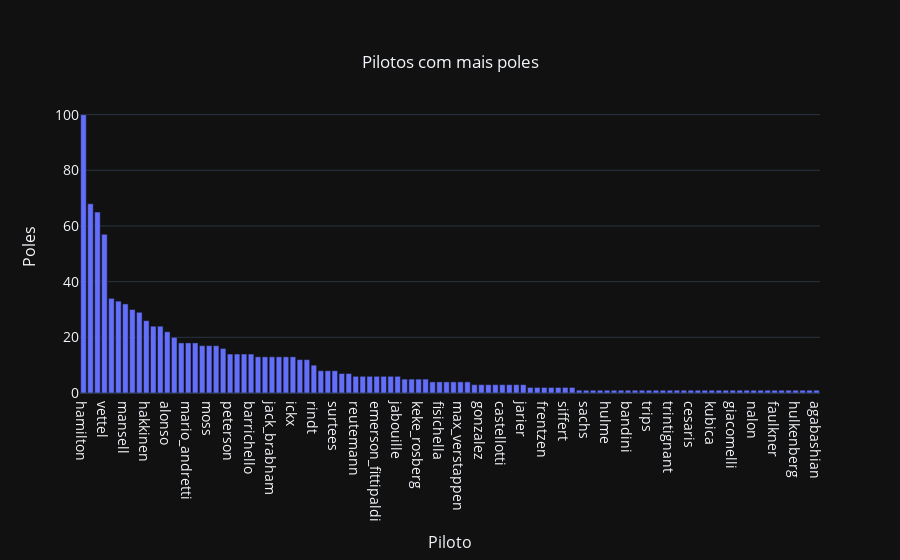

Here is the notebook cell this chart was saved with:
### Code cell
fig = go.Figure(data=[go.Bar(
    x=piloto_pole['ref_piloto'],
    y=piloto_pole['grid'],
    hovertext = piloto_pole['nacionalidade']
)])
fig.update_layout(title={
        'text': "Pilotos com mais poles",
        'y':0.9,
        'x':0.5,
        'xanchor': 'center',
        'yanchor': 'top'}, 
                  yaxis=dict(
                            title='Poles',
                            titlefont_size=16,
                            tickfont_size=14),
                  xaxis=dict(
                            title='Piloto',
                            titlefont_size=16,
                            tickfont_size=14),
                  template = "plotly_dark"
                  )

### Figure 1 — Plotly figure (JSON) as saved in the notebook; plotly's stock layout.template omitted (floating-point values rounded to 4 significant figures)
{"data": [{"hovertext": ["British", "German", "Brazilian", "German", "British", "French", "British", "German", "Argentine", "Finnish", "Austrian", "Brazilian", "Spanish", "British", "Finnish", "American", "French", "Finnish", "British", "British", "Brazilian", "Swedish", "British", "Italian", "Brazilian", "Australian", "Colombian", "Australian", "British", "Canadian", "Belgian", "British", "Austrian", "Austrian", "Italian", "British", "British", "Monegasque", "French", "Argentine", "Italian", "American", "Brazilian", "Australian", "German", "French", "Swiss", "French", "Finnish", "New Zealander", "French", "Italian", "British", "British", "Dutch", "Italian", "Australian", "Argentine", "Italian", "South African", "Italian", "Italian", "American", "French", "British", "French", "German", "Italian", "British", "Swiss", "Canadian", "British", "American", "Belgian", "Swedish", "New Zealander", "Italian", "Canadian", "Italian", "American", "Italian", "German", "Italian", "American", "French", "French", "American", "Italian", "American", "Finnish", "Polish", "German", "Venezuelan", "Italian", "American", "American", "American", "Brazilian", "British", "American", "Italian", "American", "German", "British", "American", "American"], "type": "bar", "x": ["hamilton", "michael_schumacher", "senna", "vettel", "clark", "prost", "mansell", "rosberg", "fangio", "hakkinen", "lauda", "piquet", "alonso", "damon_hill", "raikkonen", "mario_andretti", "arnoux", "bottas", "moss", "stewart", "massa", "peterson", "hunt", "ascari", "barrichello", "webber", "montoya", "jack_brabham", "hill", "villeneuve", "ickx", "coulthard", "berger", "rindt", "patrese", "button", "surtees", "leclerc", "laffite", "reutemann", "farina", "phil_hill", "emerson_fittipaldi", "jones", "ralf_schumacher", "jabouille", "regazzoni", "tambay", "keke_rosberg", "amon", "pironi", "fisichella", "brooks", "hawthorn", "max_verstappen", "trulli", "ricciardo", "gonzalez", "angelis", "scheckter", "castellotti", "fabi", "gurney", "jarier", "lewis-evans", "alesi", "frentzen", "alboreto", "watson", "siffert", "gilles_villeneuve", "spence", "sachs", "boutsen", "bonnier", "hulme", "bonetto", "stroll", "bandini", "thomson", "brambilla", "trips", "villoresi", "vukovich", "trintignant", "depailler", "revson", "cesaris", "hoyt", "kovalainen", "kubica", "heidfeld", "maldonado", "giacomelli", "mcgrath", "flaherty", "nalon", "pace", "parkes", "faulkner", "fagioli", "dick_rathmann", "hulkenberg", "pryce", "connor", "agabashian"], "y": [100, 68, 65, 57, 34, 33, 32, 30, 29, 26, 24, 24, 22, 20, 18, 18, 18, 17, 17, 17, 16, 14, 14, 14, 14, 13, 13, 13, 13, 13, 13, 12, 12, 10, 8, 8, 8, 7, 7, 6, 6, 6, 6, 6, 6, 6, 5, 5, 5, 5, 4, 4, 4, 4, 4, 4, 3, 3, 3, 3, 3, 3, 3, 3, 2, 2, 2, 2, 2, 2, 2, 1, 1, 1, 1, 1, 1, 1, 1, 1, 1, 1, 1, 1, 1, 1, 1, 1, 1, 1, 1, 1, 1, 1, 1, 1, 1, 1, 1, 1, 1, 1, 1, 1, 1, 1]}], "layout": {"title": {"text": "Pilotos com mais poles", "x": 0.5, "xanchor": "center", "y": 0.9, "yanchor": "top"}, "xaxis": {"tickfont": {"size": 14}, "title": {"font": {"size": 16}, "text": "Piloto"}}, "yaxis": {"tickfont": {"size": 14}, "title": {"font": {"size": 16}, "text": "Poles"}}}}
